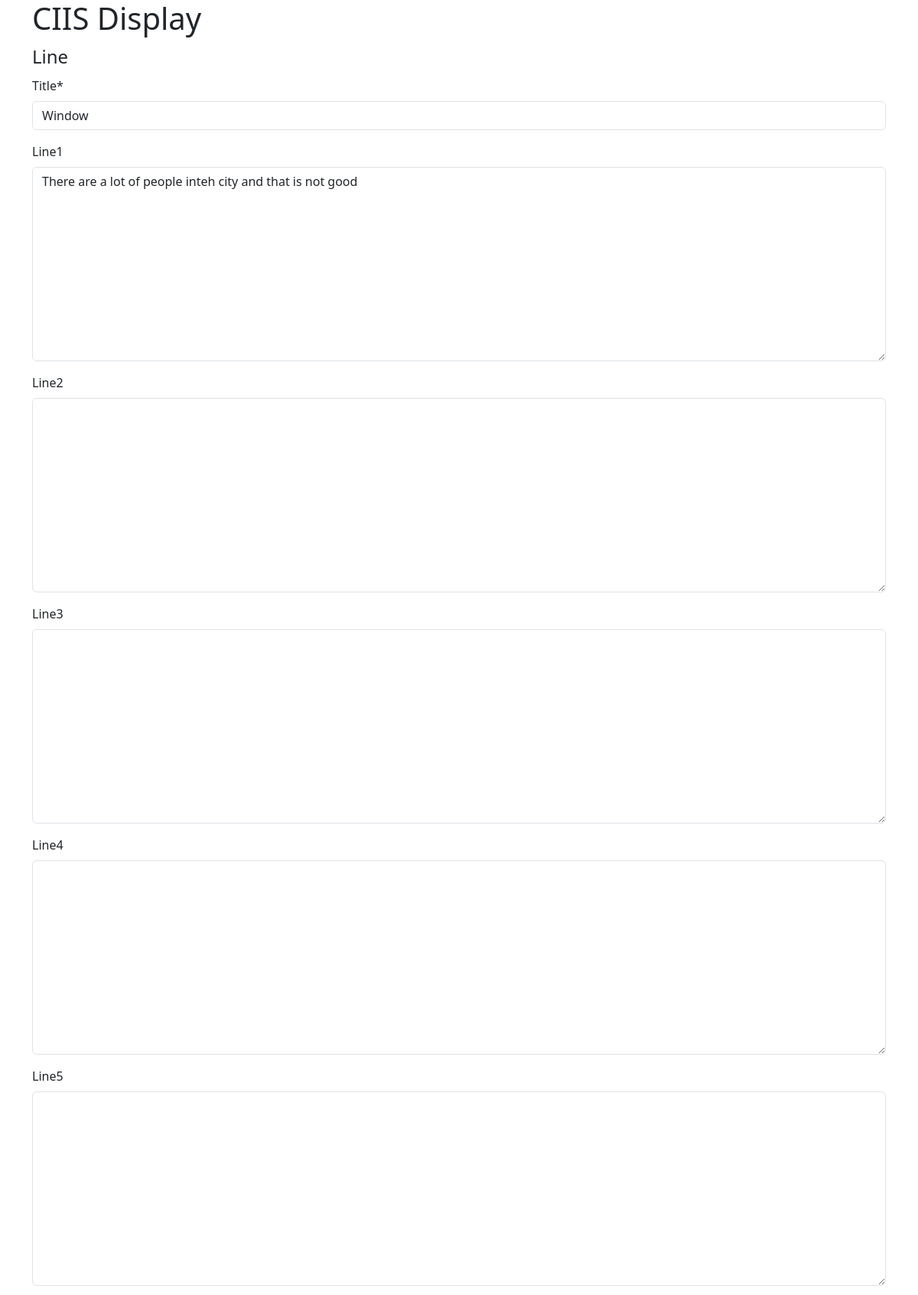
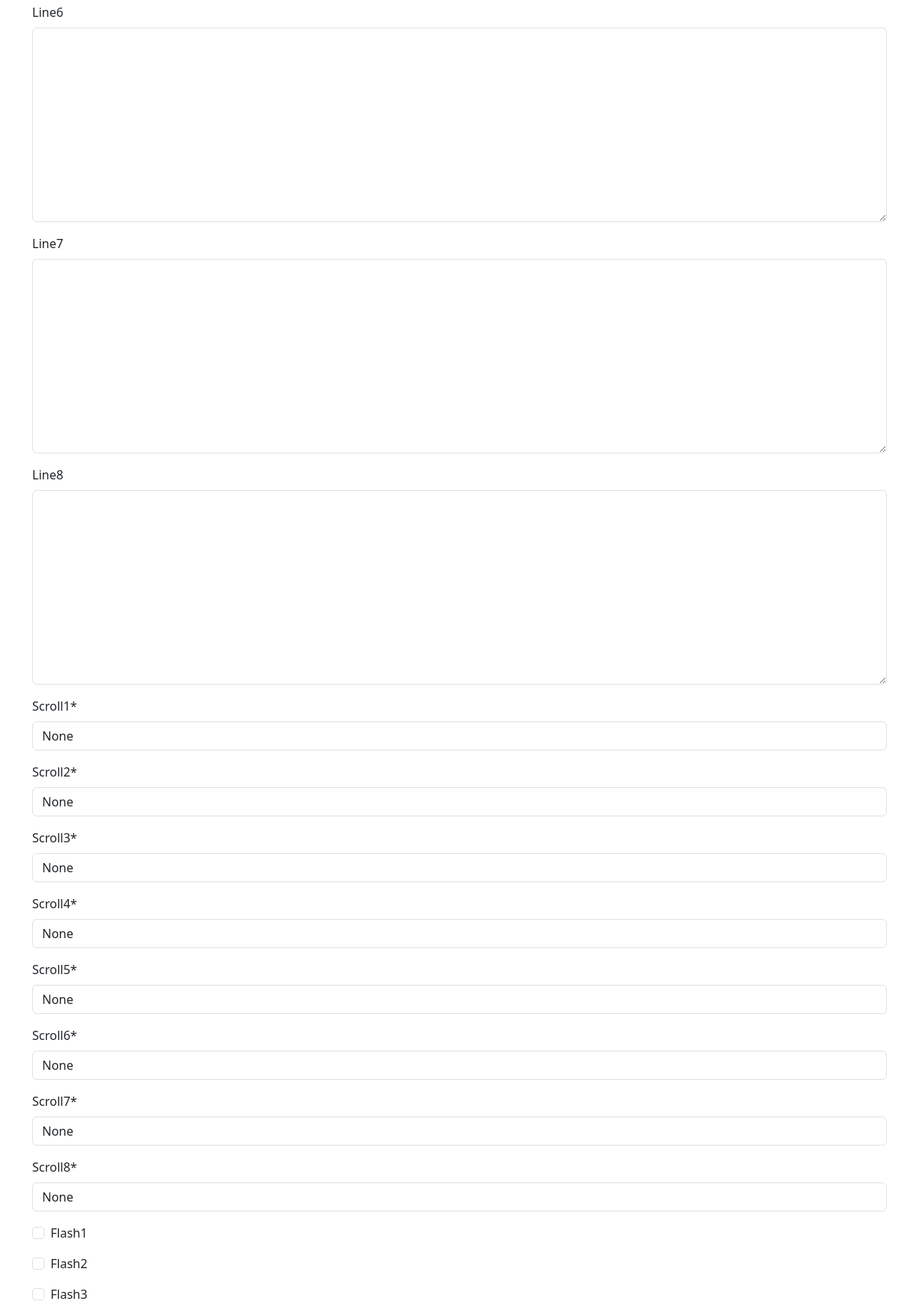
/message/28/update/ (upper part), run on the app's committed database (2 pictures, top to bottom).
### UI/models.py (models this page shows, shortened)
class Message(models.Model):
	title= models.CharField(max_length=20)
	line1 = models.TextField(max_length=17, null=True, blank=True)
	line2 = models.TextField(max_length=17, null=True, blank=True)
	line3 = models.TextField(max_length=17, null=True, blank=True)
	line4 = models.TextField(max_length=17, null=True, blank=True)
	line5 = models.TextField(max_length=17, null=True, blank=True)
	line6 = models.TextField(max_length=17, null=True, blank=True)
	line7 = models.TextField(max_length=17, null=True, blank=True)
	line8 = models.TextField(max_length=17, null=True, blank=True)
	line9 = models.TextField(max_length=17, null=True, blank=True)
	line10 = models.TextField(max_length=17, null=True, blank=True)
	transition_time1 = models.IntegerField(default=2)
	transition_time2 = models.IntegerField(default=2)
	transition_time3 = models.IntegerField(default=2)
	transition_time4 = models.IntegerField(default=2)
	transition_time5 = models.IntegerField(default=2)
	transition_time6 = models.IntegerField(default=2)
	transition_time7 = models.IntegerField(default=2)
	transition_time8 = models.IntegerField(default=2)
	transition_time9 = models.IntegerField(default=2)
	transition_time10 = models.IntegerField(default=2)
	scroll1= models.CharField(max_length=20, default='None', null=True)
	scroll2= models.CharField(max_length=20, default='None', null=True)
	scroll3= models.CharField(max_length=20, default='None', null=True)
	scroll4= models.CharField(max_length=20, default='None', null=True)
	scroll5= models.CharField(max_length=20, default='None', null=True)
	scroll6= models.CharField(max_length=20, default='None', null=True)
	scroll7= models.CharField(max_length=20, default='None', null=True)
	scroll8= models.CharField(max_length=20, default='None', null=True)
	scroll9= models.CharField(max_length=20, default='None', null=True)
	scroll10= models.CharField(max_length=20, default='None', null=True)
	flash1 = models.BooleanField(default=False)
	flash2 = models.BooleanField(default=False)
	flash3 = models.BooleanField(default=False)
	flash4 = models.BooleanField(default=False)
	flash5 = models.BooleanField(default=False)
	flash6 = models.BooleanField(default=False)
	flash7 = models.BooleanField(default=False)
	flash8 = models.BooleanField(default=False)
	flash9 = models.BooleanField(default=False)
	flash10 = models.BooleanField(default=False)
	display_time = models.IntegerField()
	voice_file_name = models.TextField(null=False, default='V500903')
	date_posted = models.DateTimeField(default=timezone.now)

### UI/views.py (the view)
# urls.py: path('message/<int:pk>/update/', MessageUpdateView.as_view(), name='message-update'),
class MessageUpdateView(UpdateView):
	model = Message
	fields = ['title', 'line1', 'line2', 'line3', 'line4', 'line5', 'line6', 'line7', 'line8',
	'scroll1','scroll2','scroll3','scroll4','scroll5', 'scroll6','scroll7','scroll8','flash1',
	'flash2','flash3','flash4','flash6','flash7','flash8','transition_time1',
	'transition_time2','transition_time3','transition_time4','transition_time5',
	'transition_time6', 'transition_time7','transition_time8','display_time']

### UI/templates/UI/message_form.html (shortened to what this page needs)
{% load crispy_forms_tags %}
<!DOCTYPE html>
<html>
<head>
	<link href="https://cdn.jsdelivr.net/npm/bootstrap@5.3.0/dist/css/bootstrap.min.css" rel="stylesheet">
</head>
<body>
	<div class="container">
		<h1> CIIS Display </h1>
		<form method="POST">
			<fieldset class="form-group">
				<legend> Line </legend>
				{{ form|crispy }}
			</fieldset>
	</form>
	</div>
</body>
</html>

### data on the page
Message: title "Window", line1 "There are a lot of people inteh city and that is not good", scroll1 "None", scroll2 "None", scroll3 "None", scroll4 "None", scroll5 "None", scroll6 "None", scroll7 "None", scroll8 "None"
